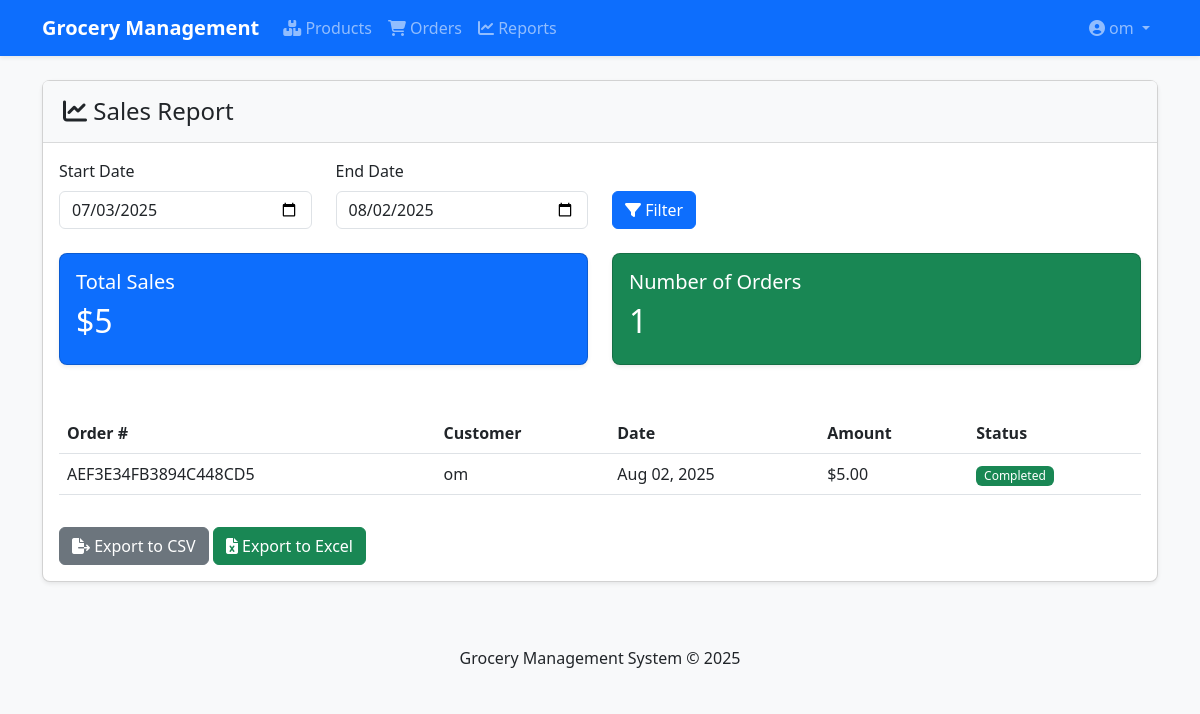
/reports/sales/ (signed in), run on the app's committed database.
### users/models.py (models this page shows, shortened)
class User(AbstractUser):
    is_admin = models.BooleanField(default=False)
    is_staff = models.BooleanField(default=False)
    phone = models.CharField(max_length=20, blank=True, null=True)
    address = models.TextField(blank=True, null=True)
    class Meta:
        verbose_name = _('user')
        verbose_name_plural = _('users')

### orders/models.py (models this page shows, shortened)
class Order(models.Model):
    ORDER_STATUS = (
        ('pending', 'Pending'),
        ('completed', 'Completed'),
        ('cancelled', 'Cancelled'),
    )
    order_number = models.CharField(max_length=20, unique=True)
    customer_name = models.CharField(max_length=100)
    customer_phone = models.CharField(max_length=20)
    customer_email = models.EmailField(blank=True)
    customer_address = models.TextField(blank=True)
    created_by = models.ForeignKey(User, on_delete=models.SET_NULL, null=True)
    created_at = models.DateTimeField(default=timezone.now)
    status = models.CharField(max_length=20, choices=ORDER_STATUS, default='pending')
    total_amount = models.DecimalField(max_digits=10, decimal_places=2, default=0)
    notes = models.TextField(blank=True)

### reports/views.py (the view)
# urls.py: path('sales/', views.sales_report, name='sales_report'),
@login_required
def sales_report(request):
    end_date = timezone.now()
    start_date = end_date - timedelta(days=30)
    if request.method == 'POST':
        start_date = datetime.strptime(request.POST.get('start_date'), '%Y-%m-%d')
        end_date = datetime.strptime(request.POST.get('end_date'), '%Y-%m-%d')
    orders = Order.objects.filter(
        created_at__range=[start_date, end_date],
        status='completed'
    )
    total_sales = orders.aggregate(total=Sum('total_amount'))['total'] or 0
    order_count = orders.count()
    context = {
        'start_date': start_date.strftime('%Y-%m-%d'),
        'end_date': end_date.strftime('%Y-%m-%d'),
        'total_sales': total_sales,
        'order_count': order_count,
        'orders': orders,
    }
    return render(request, 'reports/sales.html', context)

### templates/reports/sales.html (shortened to what this page needs)
{% extends 'base.html' %}
{% block content %}
<div class="card">
    <div class="card-header">
        <h4 class="mb-0"><i class="fas fa-chart-line"></i> Sales Report</h4>
    </div>
    <div class="card-body">
        <form method="post" class="mb-4">
            <div class="row">
                <div class="col-md-3">
                    <label for="start_date" class="form-label">Start Date</label>
                    <input type="date" class="form-control" id="start_date" name="start_date"
                           value="{{ start_date }}">
                </div>
                <div class="col-md-3">
                    <label for="end_date" class="form-label">End Date</label>
                    <input type="date" class="form-control" id="end_date" name="end_date"
                           value="{{ end_date }}">
                </div>
                <div class="col-md-2 align-self-end">
                    <button type="submit" class="btn btn-primary">
                        <i class="fas fa-filter"></i> Filter
                    </button>
                </div>
            </div>
        </form>
        <div class="row mb-4">
            <div class="col-md-6">
                <div class="card text-white bg-primary">
                    <div class="card-body">
                        <h5 class="card-title">Total Sales</h5>
                        <h2>${{ total_sales }}</h2>
                    </div>
                </div>
            </div>
            <div class="col-md-6">
                <div class="card text-white bg-success">
                    <div class="card-body">
                        <h5 class="card-title">Number of Orders</h5>
                        <h2>{{ order_count }}</h2>
                    </div>
                </div>
            </div>
        </div>
        <div class="table-responsive">
            <table class="table table-hover">
                <thead>
                    <tr>
                        <th>Order #</th>
                        <th>Customer</th>
                        <th>Date</th>
                        <th>Amount</th>
                        <th>Status</th>
                    </tr>
                </thead>
                <tbody>
                    {% for order in orders %}
                    <tr>
                        <td>{{ order.order_number }}</td>
                        <td>{{ order.customer_name }}</td>
                        <td>{{ order.created_at|date:"M d, Y" }}</td>
                        <td>${{ order.total_amount }}</td>
                        <td>
                            <span class="badge bg-{% if order.status == 'completed' %}success{% else %}warning{% endif %}">
                                {{ order.get_status_display }}
                            </span>
                        </td>
                    </tr>
                    {% empty %}
                    <tr>
                        <td colspan="5" class="text-center">No orders found</td>
                    </tr>
                    {% endfor %}
                </tbody>
            </table>
        </div>
        <div class="mt-3">
            <a href="{% url 'reports:export_sales_csv' %}" class="btn btn-secondary">
                <i class="fas fa-file-export"></i> Export to CSV
            </a>
            <a href="{% url 'reports:export_sales_excel' %}" class="btn btn-success">
            <i class="fas fa-file-excel"></i> Export to Excel
        </a>
        </div>
    </div>
</div>
{% endblock %}

### templates/base.html (shortened to what this page needs)
<!DOCTYPE html>
<html lang="en">
<head>
    <link href="https://cdn.jsdelivr.net/npm/bootstrap@5.3.0/dist/css/bootstrap.min.css" rel="stylesheet">
    <link rel="stylesheet" href="https://cdnjs.cloudflare.com/ajax/libs/font-awesome/6.4.0/css/all.min.css">
    <link rel="stylesheet" href="/static/css/style.css">
</head>
<body>
    <nav class="navbar navbar-expand-lg navbar-dark bg-primary">
        <div class="container">
            <a class="navbar-brand" href="{% url 'dashboard' %}">Grocery Management</a>
            <div class="collapse navbar-collapse" id="navbarNav">
                <ul class="navbar-nav me-auto">
                    {% if user.is_authenticated %}
                    <li class="nav-item">
                        <a class="nav-link" href="{% url 'products:product_list' %}"><i class="fas fa-boxes"></i> Products</a>
                    </li>
                    <li class="nav-item">
                        <a class="nav-link" href="{% url 'orders:order_list' %}"><i class="fas fa-shopping-cart"></i> Orders</a>
                    </li>
                    <li class="nav-item">
                        <a class="nav-link" href="{% url 'reports:sales_report' %}"><i class="fas fa-chart-line"></i> Reports</a>
                    </li>
                    {% endif %}
                </ul>
                <ul class="navbar-nav">
                    {% if user.is_authenticated %}
                    <li class="nav-item dropdown">
                        <a class="nav-link dropdown-toggle" href="#" id="navbarDropdown" role="button" data-bs-toggle="dropdown">
                            <i class="fas fa-user-circle"></i> {{ user.username }}
                        </a>
                    </li>
                    {% else %}
                    <li class="nav-item">
                        <a class="nav-link" href="{% url 'login' %}"><i class="fas fa-sign-in-alt"></i> Login</a>
                    </li>
                    {% endif %}
                </ul>
            </div>
        </div>
    </nav>
    <div class="container mt-4">
        {% block content %}{% endblock %}
    </div>
    <footer class="mt-5 py-3 bg-light">
        <div class="container text-center">
            <p class="mb-0">Grocery Management System &copy; {% now "Y" %}</p>
        </div>
    </footer>
</body>
</html>

### static/css/style.css (style rules this page uses)
body { background-color: #f8f9fa; font-family: 'Segoe UI', Tahoma, Geneva, Verdana, sans-serif; }
.card { border-radius: 0.5rem; box-shadow: 0 0.125rem 0.25rem rgba(0, 0, 0, 0.075); margin-bottom: 1.5rem; }
.card-header { border-bottom: 1px solid rgba(0, 0, 0, 0.125); padding: 1rem 1.25rem; background-color: #f8f9fa; }
.table-responsive { overflow-x: auto; }
.navbar { box-shadow: 0 0.125rem 0.25rem rgba(0, 0, 0, 0.075); }
.navbar-brand { font-weight: 600; }
.form-label { font-weight: 500; }
.badge { font-weight: 500; padding: 0.35em 0.65em; }

### data on the page
User: username "om"
Order: order_number "AEF3E34FB3894C448CD5", customer_name "om", created_at "Aug 02, 2025", total_amount "5.00", status "Completed"

### other printed values
{{ total_sales }} "5"
{{ order_count }} "1"
